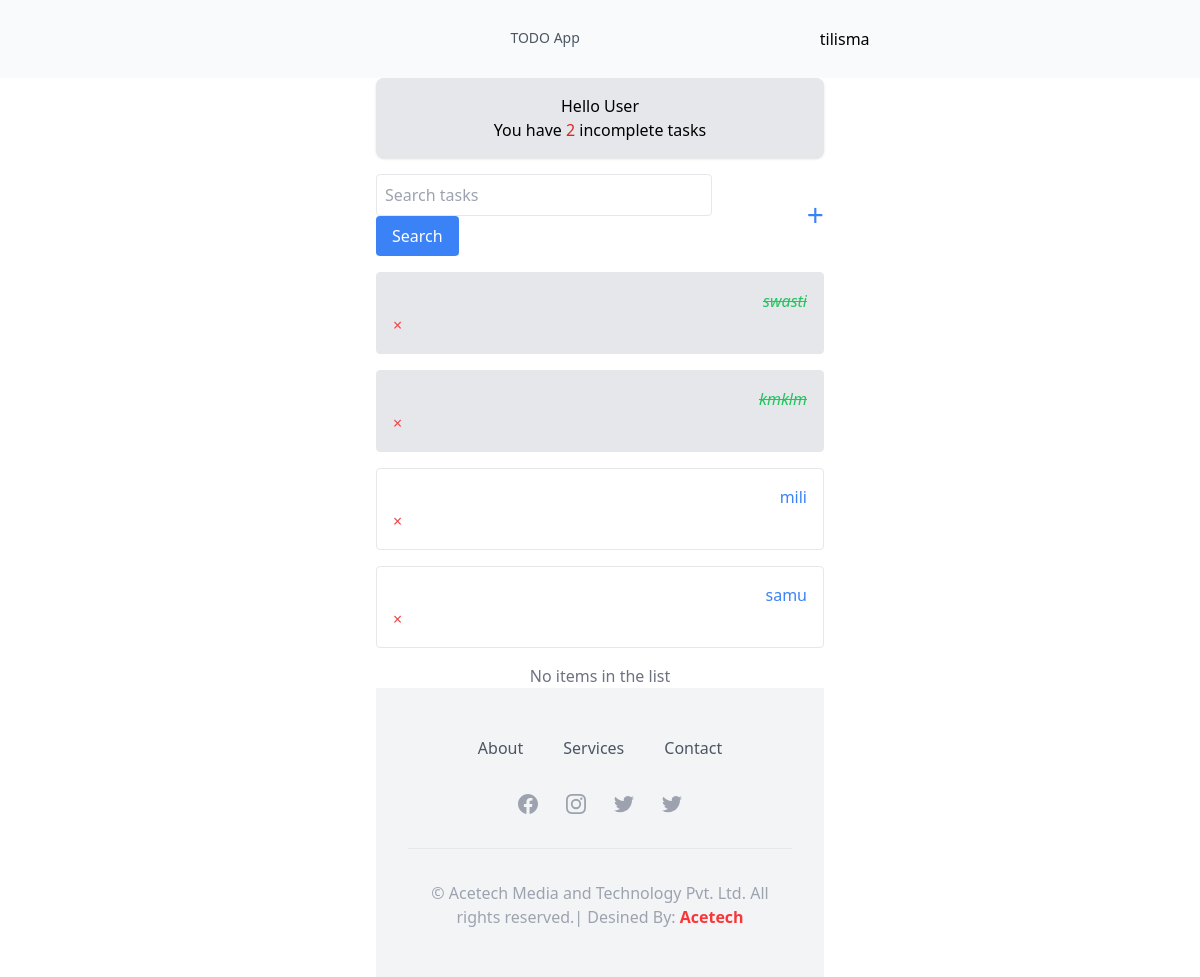
The page / (signed in) on the database as committed earlier.
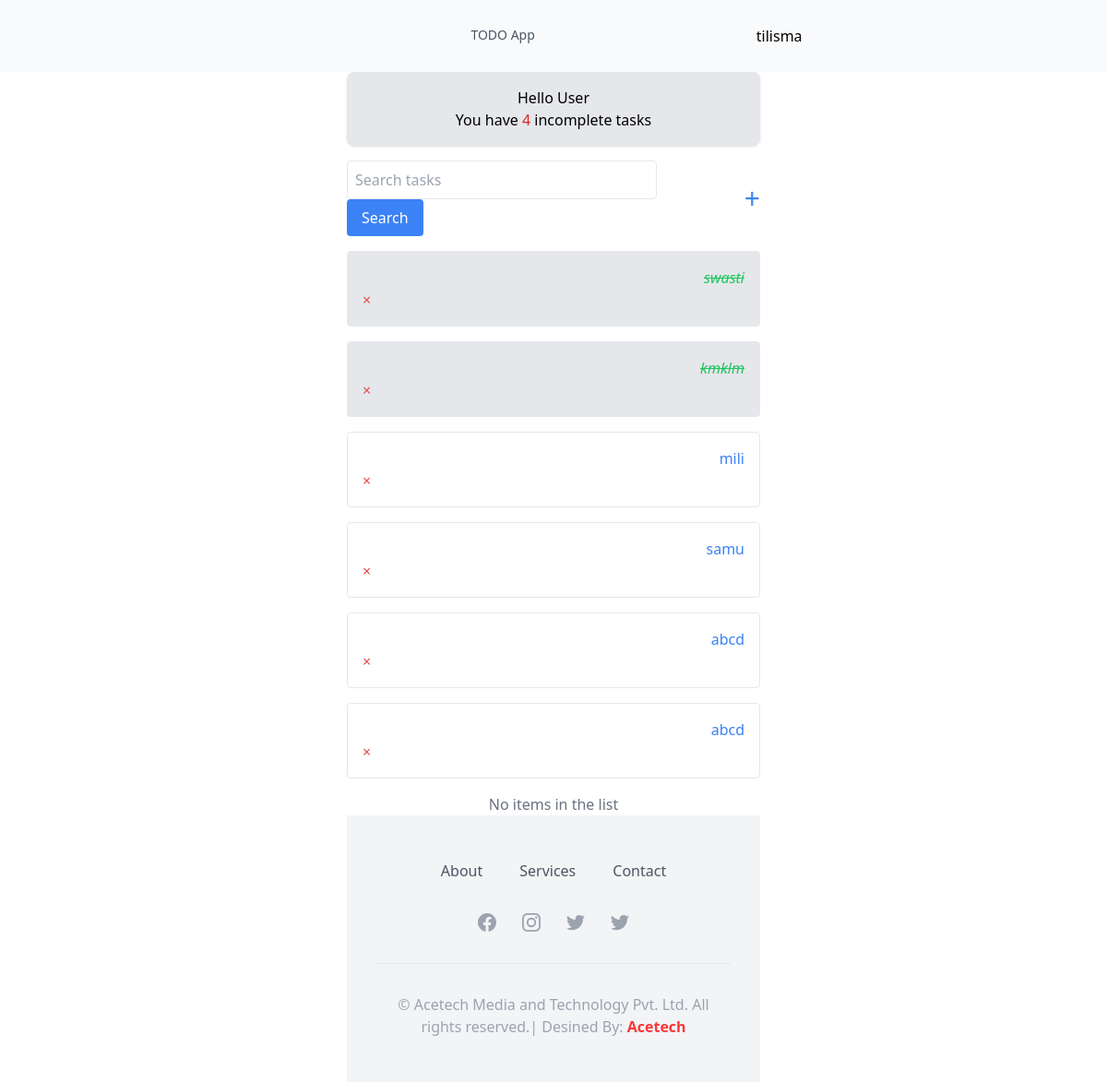
The same page on the database as committed later.
### todoapp/models.py (models this page shows, shortened)
class Task(models.Model):
    title = models.CharField(max_length=50)
    description = models.TextField()
    completed = models.BooleanField(default=False)
    created_at = models.DateTimeField(auto_now_add=True)
    created_by = models.ForeignKey(UserProfile, on_delete=models.CASCADE)
    task_date = models.DateField(auto_now=False, auto_now_add=False)

### todoapp/views.py (the view)
# urls.py: path('', Home, name="home"),
@login_required()
def Home(request):
    template_name = "dashboard/home.html"
    userprofile = UserProfile.objects.get(user=request.user)
    task = Task.objects.filter(created_by=userprofile)
    completed = Task.objects.filter(created_by=userprofile, completed=True)
    incompleted = Task.objects.filter(created_by=userprofile, completed=False)
    total_incompleted_task = Task.objects.filter(completed=False, created_by=userprofile).count()
    context = {
        'task' : task,
        'completed' : completed,
        'incompleted' : incompleted,
        'total_incompleted_task' : total_incompleted_task
    }
    return render(request, template_name, context)

### todoapp/templates/dashboard/home.html (shortened to what this page needs)
{% extends 'base.html' %}
{% block content %}
        <div class="container mx-auto max-w-md">
            <header class="header-bar bg-gray-200 text-black rounded-lg p-4 mb-4 shadow">
                <div class="user-info text-center">
                    <h3 class="text-black">Hello User</h3>
                    <p>You have <span class="incomplete-tasks text-red-600">{{total_incompleted_task}}</span> incomplete tasks</p>
                </div>
            </header>
            <div class="search-add-wrapper flex justify-between items-center mb-4">
                <form class="w-3/4" method="GET">
                    <input class="w-full p-2 border rounded" type="text" name='search-area' placeholder="Search tasks">
                    <button type="submit" class="bg-blue-500 text-white px-4 py-2 rounded cursor-pointer">Search</button>
                </form>
                <a id="add-link" href="{% url 'addtask' %}" class="text-3xl text-blue-500">+</a>
            </div>
            {% for data in completed %}
            <div class="task-items-wrapper">
                <div class="task-wrapper completed bg-gray-200 border rounded p-4 mb-4 relative hover:shadow-md transition duration-300">
                    <div class="task-title flex justify-between items-center">
                        <i><s><a href="{% url 'detail' data.id %}" class="text-green-500">{{data.title}} </a></s></i>
                    </div>
                    <a class="delete-link text-red-500" href="{% url 'delete' data.id %}">×</a>
                </div>
                {% endfor %}
                {% for data in incompleted %}
                <div class="task-wrapper bg-white border rounded p-4 mb-4 relative hover:shadow-md transition duration-300">
                    <div class="task-title flex justify-between items-center">
                        <a href="{% url 'detail' data.id %}" class="text-blue-500">{{data.title}}</a>
                    </div>
                    <a class="delete-link text-red-500" href="{% url 'delete' data.id %}">×</a>
                </div>
                {% endfor %}
                <h3 class="text-gray-500 text-center mt-4">No items in the list</h3>
            </div>
        </div>
{% endblock content %}

### todoapp/templates/base.html (shortened to what this page needs)
<!doctype html>
<html>
<head>
{% load static %}
  <link rel="stylesheet" href="https://unpkg.com/aos@next/dist/aos.css" />
  <link rel="stylesheet" href="https://cdn.jsdelivr.net/npm/tw-elements/dist/css/index.min.css" />
    <link rel="stylesheet" href="https://cdn-uicons.flaticon.com/uicons-regular-rounded/css/uicons-regular-rounded.css" />
    <link rel="stylesheet" href="https://use.fontawesome.com/releases/v5.8.1/css/all.css"
 />
</head>
<body>
{% include 'nav.html' %}
{% block content %}
{% endblock content %}
{% include 'footer.html' %}
<script src="https://cdn.tailwindcss.com"></script>
<script src="https://cdn.tailwindcss.com"></script>
</body>
</html>

### todoapp/templates/nav.html (shortened to what this page needs)
<div
class="flex justify-between lg:justify-center lg:gap-40 px-3 items-center sticky top-0 z-50 w-[100%] bg-gray-50 py-2">
<div class="lg:flex lg:gap-10 gap-3 pr-20 hidden flex-wrap p-5 ">
  <a href="#">
    <div class=" text-sm font-Roboto border-b-2 hover:border-b-2 hover:border-b-[#f8373f]  border-b-gray-50 text-gray-600 ">TODO App</div>
  </a>
</div>
{% if request.user.is_authenticated %}
<a href="#">
  <div class="">{{request.user.username}}</div>
</a>
  {% endif %}
</div>

### todoapp/templates/footer.html (shortened to what this page needs)
<section class="bg-gray-100">
    <div class="max-w-screen-xl px-4 py-12 mx-auto space-y-8 overflow-hidden sm:px-6 lg:px-8">
        <nav class="flex flex-wrap justify-center -mx-5 -my-2">
            <div class="px-5 py-2">
                <a href="#" class="text-base leading-6 text-gray-600 font-Roboto hover:text-gray-900">
                    About
                </a>
            </div>
            <div class="px-5 py-2">
                <a href="#" class="text-base leading-6 text-gray-600 font-Roboto hover:text-gray-900">
                    Services
                </a>
            </div>
            <div class="px-5 py-2">
                <a href="#" class="text-base leading-6 text-gray-600 font-Roboto hover:text-gray-900">
                    Contact
                </a>
            </div>
        </nav>
        <div class="flex justify-center mt-8 space-x-6">
            <a href="#" class="text-gray-400 hover:text-gray-600 font-Roboto">
            </a>
            <a href="#" class="text-gray-400 hover:text-gray-600 font-Roboto">
            </a>
            <a href="#" class="text-gray-400 hover:text-gray-600 font-Roboto">
            </a>
            <a href="#" class="text-gray-400 hover:text-gray-600 font-Roboto">
          </a>
        </div>
        <hr>
        <p class="mt-8 text-base leading-6 text-center text-gray-400">
            © Acetech Media and Technology Pvt. Ltd. All rights reserved.| Desined By: <span class="text-[#f83738] font-Roboto font-semibold">Acetech</span>
        </p>
    </div>
  </section>

Rows that differ between the two databases and show on the page:
added Task: title "abcd"
added Task: title "abcd"
Other text that changed with them:
{{ total_incompleted_task }}: "2" → "4"
